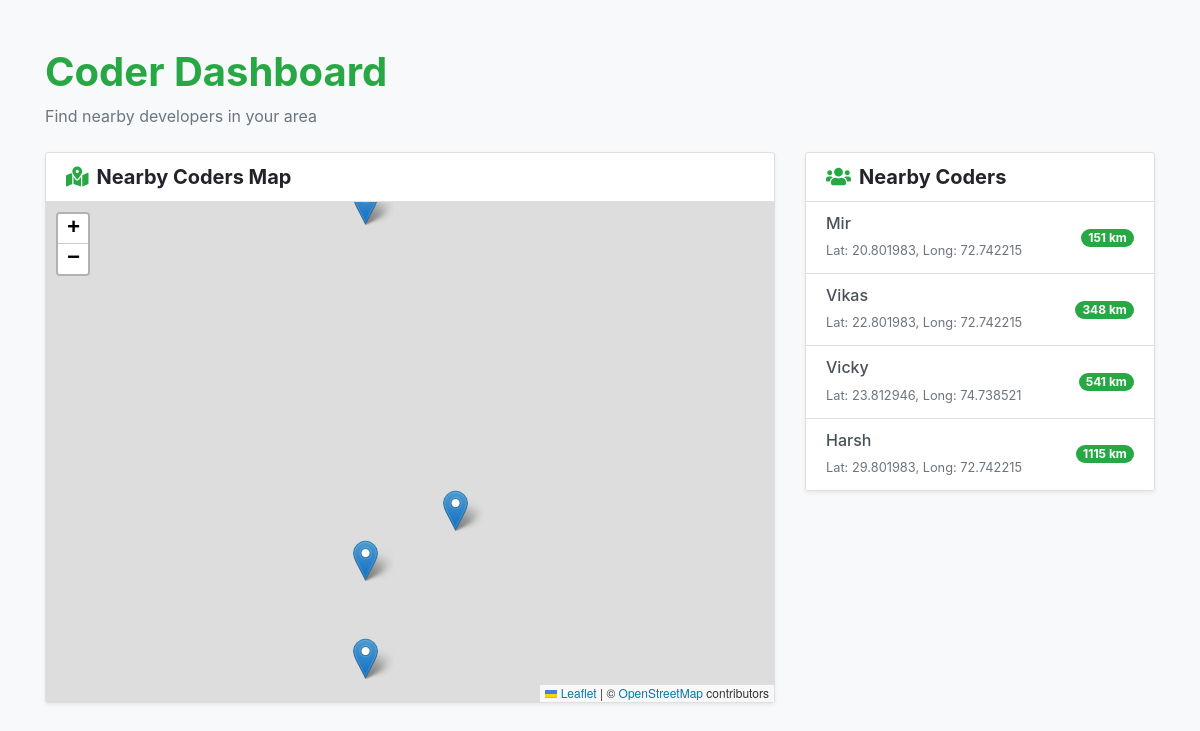
Screenshot of /DashBoard_view/ (signed in) with the database file from the repository.
### first_version/models.py (models this page shows, shortened)
class User_profile(models.Model):
    user = models.OneToOneField(User, on_delete=models.CASCADE)
    photo = cloudinary.models.CloudinaryField("image", blank=True, null=True)
    name = models.CharField(max_length=100)
    email = models.EmailField()
    latitude = models.FloatField(null=True, blank=True)  # Store latitude
    longitude = models.FloatField(null=True, blank=True)
    followers = models.ManyToManyField(
        "self", symmetrical=False, related_name="following", blank=True
    )

### first_version/views.py (the view)
# urls.py: path("DashBoard_view/", views.DashBoard_view, name="DashBoard_view"),
@login_required
def DashBoard_view(request):
    profile = User_profile.objects.filter(user=request.user).first()
    user = request.user
    if not profile:
        return render(request, "dashboard.html", {"error": "Profile not found."})
    latitude = profile.latitude
    longitude = profile.longitude
    nearby_coders = find_coders_nearby(latitude, longitude, current_user=request.user)
    posts = (
        Posts.objects.annotate(
            like_count=Count("likes"), comment_count=Count("comments")
        )
        .prefetch_related("comments_set")
        .order_by("-created_at")
    )
    liked_posts = []
    comments_dict = {}
    for post in posts:
        post.likes_counting = Likes.objects.filter(post=post).count()
        post.comments = Comments.objects.filter(post_name=post)
        if Likes.objects.filter(post=post, user=profile).exists():
            liked_posts.append(post.id)
    saved_post = saved_posts.objects.filter(user=profile)
    saved_posti = []
    for post in saved_post:
        saved_posti.append(post.post.id)
    return render(
        request,
        "DashBoard.html",
        {
            "user_profile": profile,
            "nearby_coders": nearby_coders,
            "posts": posts,
            "liked_posts": liked_posts,
            "comments_dict": comments_dict,
            "saved_posts": saved_posti,
        },
    )

### first_version/views.py (called while the page is built)
def haversine(lat1, lon1, lat2, lon2):
    R = 6371  # Radius of Earth in km
    dlat = radians(lat2 - lat1)
    dlon = radians(lon2 - lon1)
    a = (
        sin(dlat / 2) ** 2
        + cos(radians(lat1)) * cos(radians(lat2)) * sin(dlon / 2) ** 2
    )
    c = 2 * asin(sqrt(a))
    return R * c

def find_coders_nearby(lat, lon, radius_km=10000, current_user=None):
    nearby_coders = []
    coders = (
        User_profile.objects.exclude(user=current_user)
        .exclude(latitude=None)
        .exclude(longitude=None)
    )
    for coder in coders:
        distance = haversine(lat, lon, coder.latitude, coder.longitude)
        if distance <= radius_km:
            nearby_coders.append((coder, int(distance)))
    nearby_coders.sort(key=lambda x: x[1])
    return nearby_coders

### Code1/templates/dashboard.html (shortened to what this page needs)
{% load static %}
<!DOCTYPE html>
<html lang="en">
<head>
    <link rel="stylesheet" href="https://cdn.jsdelivr.net/npm/bootstrap@4.6.0/dist/css/bootstrap.min.css">
    <link rel="stylesheet" href="https://cdnjs.cloudflare.com/ajax/libs/font-awesome/5.15.3/css/all.min.css">
    <link rel="stylesheet" href="https://cdnjs.cloudflare.com/ajax/libs/leaflet/1.7.1/leaflet.css" />
</head>
<body class="bg-light">
    <div class="container py-5">
        <div class="mb-4">
            <h1 class="text-success font-weight-bold">Coder Dashboard</h1>
            <p class="text-muted">Find nearby developers in your area</p>
        </div>
        <div class="row">
            <div class="col-lg-8 mb-4">
                <div class="card shadow-sm">
                    <div class="card-header bg-white">
                        <h5 class="mb-0 font-weight-bold">
                            <i class="fas fa-map-marked-alt text-success mr-2"></i>Nearby Coders Map
                        </h5>
                    </div>
                    <div class="card-body p-0">
                        <div id="map"></div>
                    </div>
                </div>
            </div>
            <div class="col-lg-4">
                <div class="card shadow-sm">
                    <div class="card-header bg-white">
                        <h5 class="mb-0 font-weight-bold">
                            <i class="fas fa-users text-success mr-2"></i>Nearby Coders
                        </h5>
                    </div>
                    <div class="card-body p-0">
                        <div class="list-group list-group-flush">
                            {% if nearby_coders %}
                                {% for coder, distance in nearby_coders %}
                                    <div class="list-group-item list-group-item-action" data-coder-id="{{ coder.id }}">
                                        <div class="d-flex justify-content-between align-items-center">
                                            <div>
                                                <h6 class="mb-1">{{ coder.name }}</h6>
                                                <small class="text-muted">Lat: {{ coder.latitude }}, Long: {{ coder.longitude }}</small>
                                            </div>
                                            <span class="badge badge-success badge-pill">{{ distance }} km</span>
                                        </div>
                                    </div>
                                {% endfor %}
                            {% else %}
                                <div class="list-group-item">
                                    <p class="text-center text-muted my-3">No nearby coders found</p>
                                </div>
                            {% endif %}
                        </div>
                    </div>
                </div>
            </div>
        </div>
    </div>
</body>
</html>

### Code1/templates/dashboard.html (style rules this page uses)
#map { height: 500px; }

### rows the page displays
User_profile: name "Mir", latitude "20.801983", longitude "72.742215", distance "151"
User_profile: name "Vikas", latitude "22.801983", longitude "72.742215", distance "348"
User_profile: name "Vicky", latitude "23.812946", longitude "74.738521", distance "541"
User_profile: name "Harsh", latitude "29.801983", longitude "72.742215", distance "1115"
